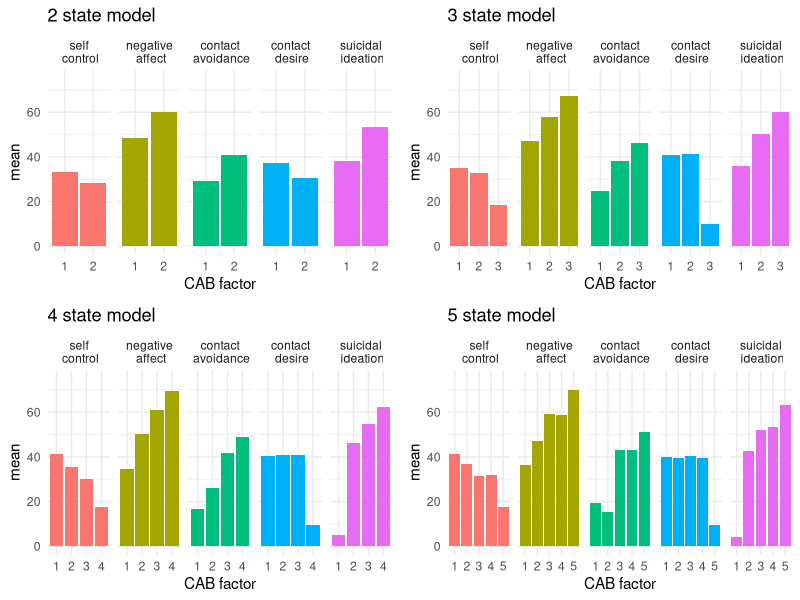
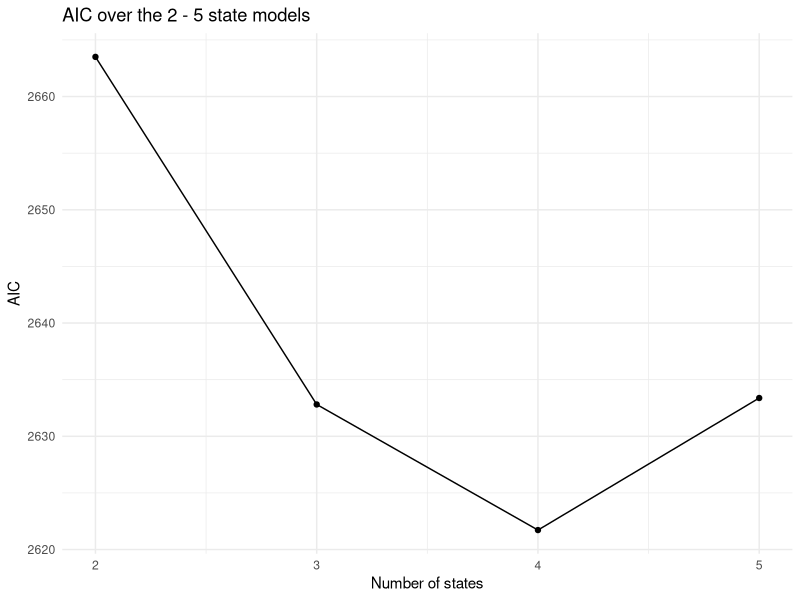

Recreate these plots in R, in order.
library(ggplot2)
library(cowplot)

n_dep <- 5
m <- 2
var_names <- c("self\n control", "negative\n affect", "contact\n avoidance", "contact\n desire", "suicidal\n ideation")
CAB_2st <- data.frame(mean = c(33.10, 48.45, 29.27, 37.12, 38.15, 
                               28.39, 60.15, 40.94, 30.53, 53.27),
                      state = factor(c(rep(1:m, each = n_dep)), levels = 1:m),
                      CAB_factor = factor(rep(var_names, m), levels = var_names))

m <- 3
CAB_3st <- data.frame(mean = c(35.18, 46.93, 24.65, 40.68, 35.83,
                               32.85, 57.70, 38.38, 41.27, 50.27,
                               18.61, 67.46, 46.12, 9.99, 60.18),
                      state = factor(c(rep(1:m, each = n_dep)), levels = 1:m),
                      CAB_factor = factor(rep(var_names, m), levels = var_names))

m <- 4
CAB_4st <- data.frame(mean = c(41.11, 34.53, 16.86, 40.36, 4.82,
                               35.58, 50.03, 26.18, 40.68, 46.26,
                               29.99, 61.09, 41.76, 41.01, 54.74,
                               17.79, 69.45, 48.91, 9.41, 62.53),
                      state = factor(c(rep(1:m, each = n_dep)), levels = 1:m),
                      CAB_factor = factor(rep(var_names, m), levels = var_names))

m <- 5
CAB_5st <- data.frame(mean = c(41.37, 36.45, 19.48, 39.94, 4.26,
                               36.60, 47.14, 15.18, 39.66, 42.57, 
                               31.27, 59.03, 43.19, 40.55, 52.14,
                               31.83, 58.65, 42.97, 39.67, 53.42,
                               17.41, 69.79, 51.21, 9.45, 63.42),
                      state = factor(c(rep(1:m, each = n_dep)), levels = 1:m),
                      CAB_factor = factor(rep(var_names, m), levels = var_names))

bar_2st <- ggplot(CAB_2st, aes(x = state, y = mean, fill = CAB_factor)) +
  geom_bar(stat="identity") +
  facet_grid(cols = vars(CAB_factor)) + 
  theme_minimal() +
  theme(legend.position="none") +
  xlab("CAB factor") +
  ylim(0,75) +
  ggtitle("2 state model")

bar_3st <- ggplot(CAB_3st, aes(x = state, y = mean, fill = CAB_factor)) +
  geom_bar(stat="identity") +
  facet_grid(cols = vars(CAB_factor)) + 
  theme_minimal() +
  theme(legend.position="none") +
  xlab("CAB factor") +
  ylim(0,75) +
  ggtitle("3 state model")

bar_4st <- ggplot(CAB_4st, aes(x = state, y = mean, fill = CAB_factor)) +
  geom_bar(stat="identity") +
  facet_grid(cols = vars(CAB_factor)) + 
  theme_minimal() +
  theme(legend.position="none") +
  xlab("CAB factor") +
  ylim(0,75) +
  ggtitle("4 state model")

bar_5st <- ggplot(CAB_5st, aes(x = state, y = mean, fill = CAB_factor)) +
  geom_bar(stat="identity") +
  facet_grid(cols = vars(CAB_factor)) + 
  theme_minimal() +
  theme(legend.position="none") +
  xlab("CAB factor") +
  ylim(0,75) +
  ggtitle("5 state model")


plot_grid(bar_2st, bar_3st, bar_4st, bar_5st)


AIC <- data.frame(AIC = c(2663.50, 2632.81, 2621.72, 2633.38), 
                  states = c(2:5))
ggplot(AIC, mapping = aes(x = states, y = AIC)) +
  geom_point() + 
  geom_line() +
  ggtitle("AIC over the 2 - 5 state models") + 
  xlab("Number of states") +
  theme_minimal()
